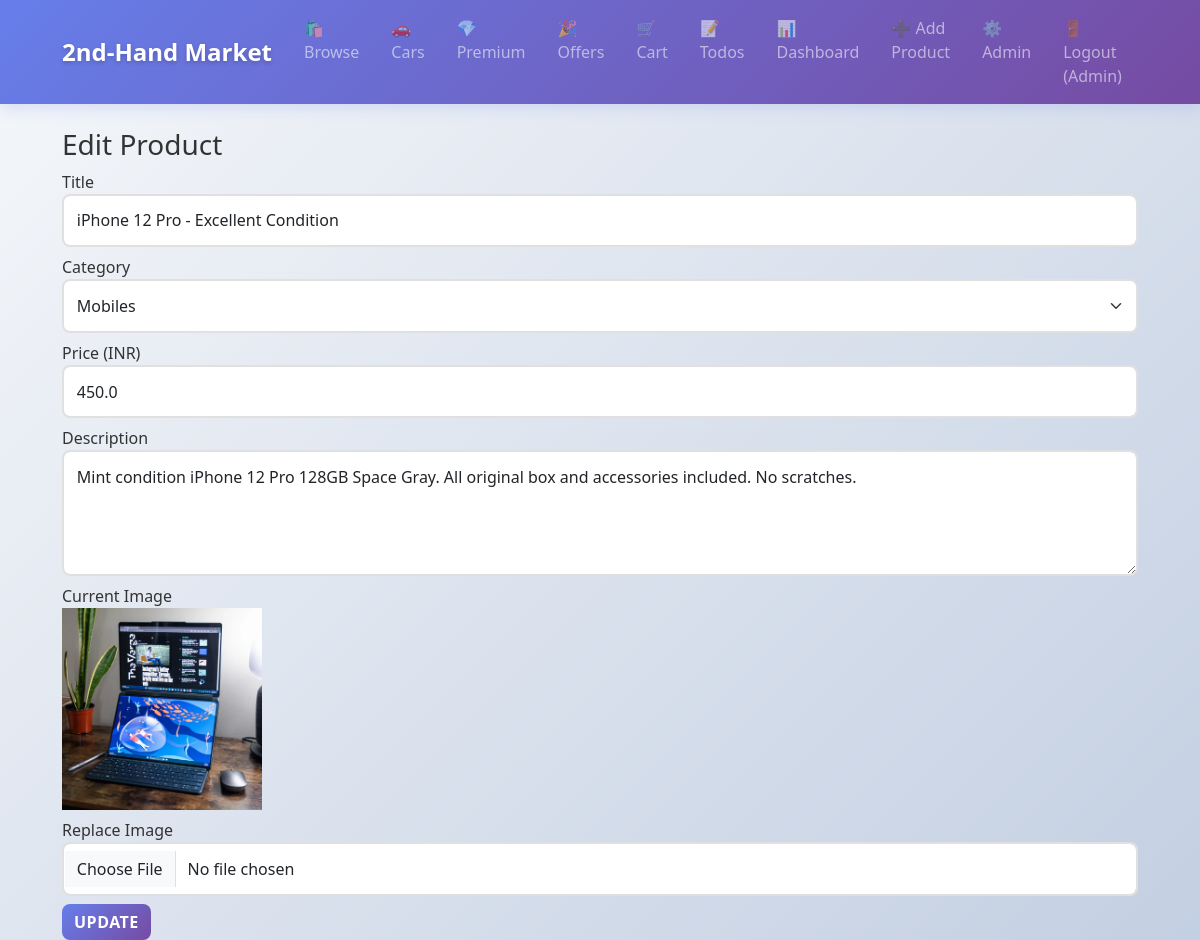
Page /edit_product/1 (signed in) on the committed database.
### tables this page shows
CREATE TABLE products (
    id INTEGER PRIMARY KEY AUTOINCREMENT,
    title TEXT NOT NULL,
    category TEXT,
    price REAL,
    description TEXT,
    image_path TEXT,
    user_id INTEGER,
    created_on TEXT,
    FOREIGN KEY(user_id) REFERENCES users(id)
);

### app.py (the view, shortened to what this page needs)
@app.route("/edit_product/<int:pid>", methods=["GET", "POST"])
@login_required
def edit_product(pid):
    conn = get_db_connection()
    product = conn.execute("SELECT * FROM products WHERE id = ?", (pid,)).fetchone()
    conn.close()
    if not product:
        flash("Product not found.", "danger")
        return redirect(url_for("dashboard"))
    if product["user_id"] != session["user_id"] and not session.get("is_admin"):
        flash("You cannot edit this product.", "danger")
        return redirect(url_for("dashboard"))
    categories = ["Mobiles", "Laptops", "Books", "Furniture", "Clothing", "Accessories", "Other"]
    return render_template("edit_product.html", product=product, categories=categories)

### app.py (called while the page is built)
def get_db_connection():
    conn = sqlite3.connect(DB_PATH)
    conn.row_factory = sqlite3.Row
    return conn

def login_required(f):
    @wraps(f)
    def decorated(*args, **kwargs):
        if "user_id" not in session:
            flash("Please log in to access this page.", "warning")
            return redirect(url_for("login"))
        return f(*args, **kwargs)
    return decorated

### templates/edit_product.html
{% extends "base.html" %}
{% block content %}
<h3>Edit Product</h3>
<form method="post" enctype="multipart/form-data">
  <div class="mb-2">
    <label>Title</label>
    <input class="form-control" name="title" value="{{ product.title }}" required>
  </div>
  <div class="mb-2">
    <label>Category</label>
    <select class="form-select" name="category" required>
      {% for c in categories %}
      <option value="{{ c }}" {% if c == product.category %}selected{% endif %}>{{ c }}</option>
      {% endfor %}
    </select>
  </div>
  <div class="mb-2">
    <label>Price (INR)</label>
    <input class="form-control" name="price" value="{{ product.price }}" type="number" step="0.01">
  </div>
  <div class="mb-2">
    <label>Description</label>
    <textarea class="form-control" name="description" rows="4">{{ product.description }}</textarea>
  </div>
  <div class="mb-2">
    <label>Current Image</label><br>
    {% if product.image_path %}
      <img src="{{ url_for('uploaded_file', filename=product.image_path.split('/')[-1]) }}" style="max-width:200px;">
    {% else %}
      <div class="placeholder-img">No Image</div>
    {% endif %}
  </div>
  <div class="mb-2">
    <label>Replace Image</label>
    <input class="form-control" name="image" type="file" accept="image/*">
  </div>
  <button class="btn btn-primary">Update</button>
</form>
{% endblock %}

### staticc/style.css (style rules this page uses)
:root { --primary-gradient: linear-gradient(135deg, #667eea 0%, #764ba2 100%); --secondary-gradient: linear-gradient(135deg, #f093fb 0%, #f5576c 100%); --success-gradient: linear-gradient(135deg, #11998e 0%, #38ef7d 100%); --warning-gradient: linear-gradient(135deg, #fa709a 0%, #fee140 100%); }
body { background: linear-gradient(135deg, #f5f7fa 0%, #c3cfe2 100%); color: #333; min-height: 100vh; font-family: 'Segoe UI', Tahoma, Geneva, Verdana, sans-serif; }
.btn { font-weight: 600; border: none; border-radius: 8px; transition: all 0.3s ease; text-transform: uppercase; letter-spacing: 0.5px; }
.btn-primary { background: var(--primary-gradient); color: white; }
.form-control, .form-select { border: 2px solid #e0e0e0; border-radius: 8px; padding: 0.8rem; transition: all 0.3s ease; }

### rows in the picture
products: title "iPhone 12 Pro - Excellent Condition", price "450.0", description "Mint condition iPhone 12 Pro 128GB Space Gray. All original box and accessories included. No scratches.", image_path (picture)

### other values in the picture
{{ session.get('user_name') }} "Admin"
form field category "Mobiles"
